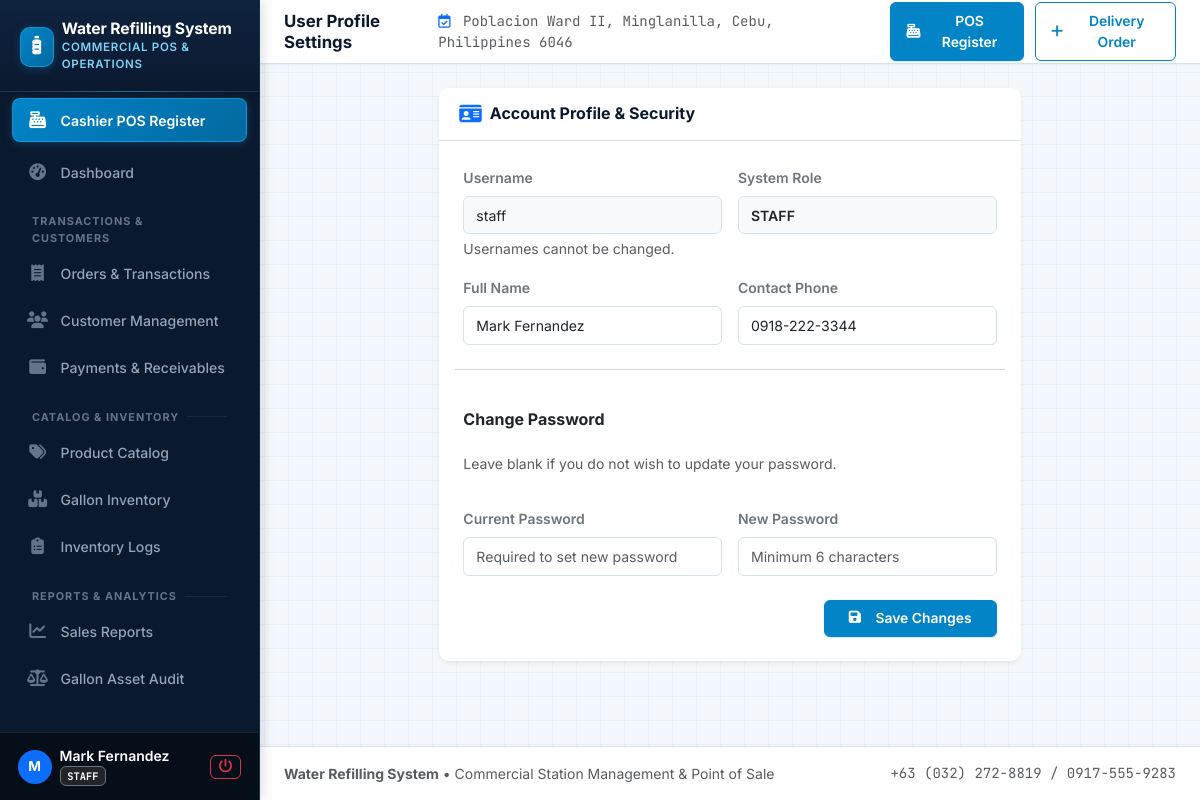
Page /auth/profile (signed in) on the committed database.
### models.py (models this page shows, shortened)
class SystemSetting(db.Model):
    __tablename__ = 'system_settings'
    key = db.Column(db.String(50), primary_key=True)
    value = db.Column(db.Text, nullable=False)
    description = db.Column(db.String(200), nullable=True)
    updated_at = db.Column(db.DateTime, default=datetime.utcnow, onupdate=datetime.utcnow)
    @classmethod
    def get_setting(cls, key, default=''):
        record = db.session.get(cls, key)
        if record:
            return record.value
        return default

class User(db.Model):
    __tablename__ = 'users'
    id = db.Column(db.Integer, primary_key=True)
    username = db.Column(db.String(50), unique=True, nullable=False)
    password_hash = db.Column(db.String(128), nullable=False)
    full_name = db.Column(db.String(100), nullable=False)
    role = db.Column(db.String(20), nullable=False, default='staff')  # 'admin', 'cashier', 'staff', 'rider'
    phone = db.Column(db.String(20), nullable=True)
    is_active = db.Column(db.Boolean, default=True)
    created_at = db.Column(db.DateTime, default=datetime.utcnow)
    orders_created = db.relationship('Order', foreign_keys='Order.created_by', backref='creator', lazy=True)
    orders_assigned = db.relationship('Order', foreign_keys='Order.assigned_staff_id', backref='rider', lazy=True)
    payments_received = db.relationship('Payment', backref='receiver', lazy=True)
    def is_admin(self):
        return self.role == 'admin'
    def can_access_pos(self):
        return self.role in ['cashier', 'admin', 'staff']

### routes/auth.py (the view, shortened to what this page needs)
@auth_bp.route('/profile', methods=['GET', 'POST'])
@login_required
def profile():
    user = db.session.get(User, session['user_id'])
    return render_template('auth/profile.html', user=user)

### routes/auth.py (called while the page is built)
def login_required(f):
    @wraps(f)
    def decorated_function(*args, **kwargs):
        if 'user_id' not in session:
            flash('Please log in to access this page.', 'warning')
            return redirect(url_for('auth.login', next=request.url))
        return f(*args, **kwargs)
    return decorated_function

### templates/auth/profile.html (shortened to what this page needs)
{% extends "base.html" %}
{% block page_heading %}User Profile Settings{% endblock %}
{% block content %}
<div class="row justify-content-center">
    <div class="col-lg-8">
        <div class="card border-0 shadow-sm">
            <div class="card-header bg-white py-3 border-bottom d-flex align-items-center">
                <i class="fa-solid fa-id-card text-primary me-2 fs-5"></i>
                <h6 class="mb-0 fw-bold">Account Profile & Security</h6>
            </div>
            <div class="card-body p-4">
                <form method="POST">
                    <div class="row g-3">
                        <div class="col-md-6">
                            <label class="form-label small fw-semibold text-secondary">Username</label>
                            <input type="text" class="form-control bg-light" value="{{ user.username }}" readonly disabled>
                            <div class="form-text small">Usernames cannot be changed.</div>
                        </div>
                        <div class="col-md-6">
                            <label class="form-label small fw-semibold text-secondary">System Role</label>
                            <input type="text" class="form-control bg-light text-uppercase fw-semibold" value="{{ user.role }}" readonly disabled>
                        </div>
                        <div class="col-md-6">
                            <label class="form-label small fw-semibold text-secondary">Full Name</label>
                            <input type="text" name="full_name" class="form-control" value="{{ user.full_name }}" required>
                        </div>
                        <div class="col-md-6">
                            <label class="form-label small fw-semibold text-secondary">Contact Phone</label>
                            <input type="text" name="phone" class="form-control" value="{{ user.phone or '' }}" placeholder="09XX-XXX-XXXX">
                        </div>
                        <hr class="my-4 text-muted">
                        <h6 class="fw-bold text-dark mb-2">Change Password</h6>
                        <p class="text-muted small">Leave blank if you do not wish to update your password.</p>
                        <div class="col-md-6">
                            <label class="form-label small fw-semibold text-secondary">Current Password</label>
                            <input type="password" name="current_password" class="form-control" placeholder="Required to set new password">
                        </div>
                        <div class="col-md-6">
                            <label class="form-label small fw-semibold text-secondary">New Password</label>
                            <input type="password" name="new_password" class="form-control" placeholder="Minimum 6 characters">
                        </div>
                        <div class="col-12 text-end mt-4">
                            <button type="submit" class="btn btn-primary px-4">
                                <i class="fa-solid fa-floppy-disk me-2"></i> Save Changes
                            </button>
                        </div>
                    </div>
                </form>
            </div>
        </div>
    </div>
</div>
{% endblock %}

### templates/base.html (shortened to what this page needs)
<!DOCTYPE html>
<html lang="en">
<head>
    <link href="https://cdn.jsdelivr.net/npm/bootstrap@5.3.2/dist/css/bootstrap.min.css" rel="stylesheet">
    <link rel="stylesheet" href="https://cdnjs.cloudflare.com/ajax/libs/font-awesome/6.5.1/css/all.min.css">
    <link rel="stylesheet" href="{{ url_for('static', filename='css/style.css') }}">
</head>
<body>
    <div class="app-wrapper">
        <aside class="sidebar">
            <div class="sidebar-brand d-flex align-items-center">
                <div class="brand-icon me-2">
                    <i class="fa-solid fa-bottle-water"></i>
                </div>
                <div>
                    <div class="brand-title">{{ station_name }}</div>
                    <div class="brand-subtitle">Commercial POS & Operations</div>
                </div>
            </div>
            <ul class="sidebar-nav">
                {% if current_user and current_user.can_access_pos() %}
                <li class="nav-item">
                    <a class="nav-link nav-link-pos {% if request.blueprint == 'pos' %}active{% endif %}" href="{{ url_for('pos.index') }}">
                        <i class="fa-solid fa-cash-register"></i>
                        <span>Cashier POS Register</span>
                    </a>
                </li>
                {% endif %}
                <li class="nav-item">
                    <a class="nav-link {% if request.endpoint == 'dashboard.index' %}active{% endif %}" href="{{ url_for('dashboard.index') }}">
                        <i class="fa-solid fa-gauge-high"></i>
                        <span>Dashboard</span>
                    </a>
                </li>
                <div class="nav-section-title">Transactions & Customers</div>
                <li class="nav-item">
                    <a class="nav-link {% if request.blueprint == 'orders' %}active{% endif %}" href="{{ url_for('orders.index') }}">
                        <i class="fa-solid fa-receipt"></i>
                        <span>Orders & Transactions</span>
                    </a>
                </li>
                <li class="nav-item">
                    <a class="nav-link {% if request.blueprint == 'customers' %}active{% endif %}" href="{{ url_for('customers.index') }}">
                        <i class="fa-solid fa-users"></i>
                        <span>Customer Management</span>
                    </a>
                </li>
                <li class="nav-item">
                    <a class="nav-link {% if request.blueprint == 'payments' %}active{% endif %}" href="{{ url_for('payments.index') }}">
                        <i class="fa-solid fa-wallet"></i>
                        <span>Payments & Receivables</span>
                    </a>
                </li>
                <div class="nav-section-title">Catalog & Inventory</div>
                <li class="nav-item">
                    <a class="nav-link {% if request.blueprint == 'products' %}active{% endif %}" href="{{ url_for('products.index') }}">
                        <i class="fa-solid fa-tags"></i>
                        <span>Product Catalog</span>
                    </a>
                </li>
                <li class="nav-item">
                    <a class="nav-link {% if request.blueprint == 'inventory' and request.endpoint != 'inventory.logs' %}active{% endif %}" href="{{ url_for('inventory.index') }}">
                        <i class="fa-solid fa-boxes-stacked"></i>
                        <span>Gallon Inventory</span>
                    </a>
                </li>
                <li class="nav-item">
                    <a class="nav-link {% if request.endpoint == 'inventory.logs' %}active{% endif %}" href="{{ url_for('inventory.logs') }}">
                        <i class="fa-solid fa-clipboard-list"></i>
                        <span>Inventory Logs</span>
                    </a>
                </li>
                <div class="nav-section-title">Reports & Analytics</div>
                <li class="nav-item">
                    <a class="nav-link {% if request.blueprint == 'reports' and request.endpoint != 'reports.gallon_audit' %}active{% endif %}" href="{{ url_for('reports.index') }}">
                        <i class="fa-solid fa-chart-line"></i>
                        <span>Sales Reports</span>
                    </a>
                </li>
                <li class="nav-item">
                    <a class="nav-link {% if request.endpoint == 'reports.gallon_audit' %}active{% endif %}" href="{{ url_for('reports.gallon_audit') }}">
                        <i class="fa-solid fa-scale-balanced"></i>
                        <span>Gallon Asset Audit</span>
                    </a>
                </li>
            </ul>
            <div class="sidebar-footer">
                <div class="d-flex align-items-center justify-content-between">
                    <div class="d-flex align-items-center">
                        <div class="avatar bg-primary text-white rounded-circle d-flex align-items-center justify-content-center me-2 shadow-sm" style="width: 34px; height: 34px; font-weight: 700; font-size: 0.85rem;">
                            {{ current_user.full_name[0] if current_user else 'U' }}
                        </div>
                        <div style="line-height: 1.2;">
                            <div class="text-white fw-semibold small text-truncate" style="max-width: 125px;">
                                {{ current_user.full_name if current_user else 'Guest' }}
                            </div>
                            <span class="badge bg-dark border border-secondary text-uppercase font-mono" style="font-size: 0.65rem;">
                                {{ current_user.role if current_user else 'User' }}
                            </span>
                        </div>
                    </div>
                    <a href="{{ url_for('auth.logout') }}" class="btn btn-sm btn-outline-danger p-1 px-2" title="Log Out">
                        <i class="fa-solid fa-power-off"></i>
                    </a>
                </div>
            </div>
        </aside>
        <div class="main-wrapper">
            <header class="topbar">
                <div class="topbar-heading">
                    <h5>{% block page_heading %}Water Refilling System{% endblock %}</h5>
                </div>
                <div class="topbar-actions">
                    <span class="text-muted small d-none d-md-inline me-2 font-mono">
                        <i class="fa-regular fa-calendar-check me-1 text-primary"></i>
                        {{ station_address }}
                    </span>
                    {% if current_user and current_user.can_access_pos() %}
                    <a href="{{ url_for('pos.index') }}" class="btn btn-sm btn-primary">
                        <i class="fa-solid fa-cash-register me-1"></i> POS Register
                    </a>
                    {% endif %}
                    <a href="{{ url_for('orders.create') }}" class="btn btn-sm btn-outline-primary">
                        <i class="fa-solid fa-plus me-1"></i> Delivery Order
                    </a>
                </div>
            </header>
            <main class="content-body">
                {% block content %}{% endblock %}
            </main>
            <footer class="bg-white border-top py-3 px-4 text-center text-muted small">
                <div class="d-flex flex-column flex-md-row justify-content-between align-items-center">
                    <div>
                        <strong>{{ station_name }}</strong> &bull; {{ station_subtitle }}
                    </div>
                    <div class="mt-2 mt-md-0 font-mono">
                        {{ station_contact }}
                    </div>
                </div>
            </footer>
        </div>
    </div>
</body>
</html>

### rows in the picture
SystemSetting: value "Water Refilling System"
User: full_name "M", full_name "Mark Fernandez", role "STAFF", username "staff", role "staff", phone "0918-222-3344"
SystemSetting: value "Poblacion Ward II, Minglanilla, Cebu, Philippines 6046"
SystemSetting: value "Commercial Station Management & Point of Sale"
SystemSetting: value "+63 (032) 272-8819 / 0917-555-9283"
